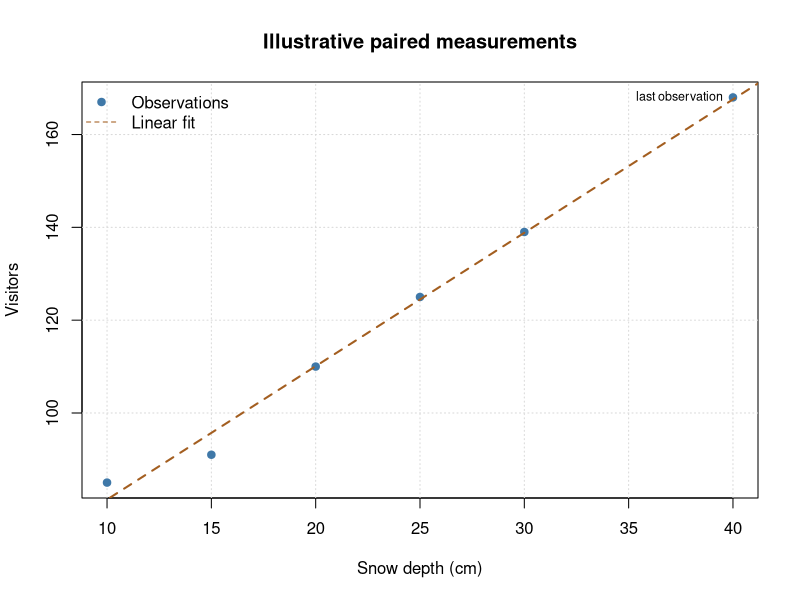

This chart was generated by the following R code:
## ---- chunk 1
snow_cm <- c(10,15,20,25,30,40)
visitors <- c(85,91,110,125,139,168)
plot(snow_cm,visitors,type="n",xlab="Snow depth (cm)",
     ylab="Visitors",main="Illustrative paired measurements")
grid(col="gray85")
points(snow_cm,visitors,col="#3F78A8",pch=19)
fit <- lm(visitors ~ snow_cm)
abline(fit,col="#A35E20",lwd=2,lty=2)
text(snow_cm[6],visitors[6],labels="last observation",pos=2,cex=.75)
legend("topleft",legend=c("Observations","Linear fit"),
       pch=c(19,NA),lty=c(0,2),
       col=c("#3F78A8","#A35E20"),bty="n")
